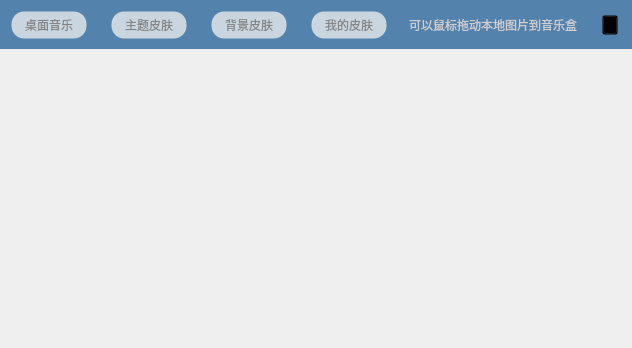
<?xml version="1.0" encoding="UTF-8"?>
<ui version="4.0">
 <class>MySkin</class>
 <widget class="QDialog" name="MySkin">
  <property name="geometry">
   <rect>
    <x>0</x>
    <y>0</y>
    <width>617</width>
    <height>348</height>
   </rect>
  </property>
  <property name="windowTitle">
   <string>Dialog</string>
  </property>
  <property name="styleSheet">
   <string notr="true">background-color:rgba(239, 239, 239,0.5);

</string>
  </property>
  <layout class="QVBoxLayout" name="verticalLayout_2">
   <property name="spacing">
    <number>0</number>
   </property>
   <property name="leftMargin">
    <number>0</number>
   </property>
   <property name="topMargin">
    <number>0</number>
   </property>
   <property name="rightMargin">
    <number>0</number>
   </property>
   <property name="bottomMargin">
    <number>0</number>
   </property>
   <item>
    <layout class="QVBoxLayout" name="verticalLayout">
     <property name="spacing">
      <number>0</number>
     </property>
     <item>
      <widget class="QWidget" name="widget_title" native="true">
       <property name="styleSheet">
        <string notr="true">#widget_title
{
background-color:#5382ac;
border:1px solid transparent;
border-bottom-color:#ebebeb;
}</string>
       </property>
       <layout class="QHBoxLayout" name="horizontalLayout">
        <property name="spacing">
         <number>20</number>
        </property>
        <item>
         <widget class="QPushButton" name="pushButton_desktopmusic">
          <property name="minimumSize">
           <size>
            <width>80</width>
            <height>32</height>
           </size>
          </property>
          <property name="maximumSize">
           <size>
            <width>80</width>
            <height>16777215</height>
           </size>
          </property>
          <property name="styleSheet">
           <string notr="true">QPushButton
{
background-color:#c9d5df;
margin:2px 2px;
border:1px solid transparent;
border-radius:13px;
font-size:12px;
color:#858585;
}
QPushButton:hover
{
background-color:#317098;
border-radius:13px;
font-weight:700;
color: #00aaff;
}
QPushButton:checked
{
background-color:#317098;
border-radius:13px;
font-weight:700;
font-size:12px;
color: #00aaff;
}</string>
          </property>
          <property name="text">
           <string>桌面音乐</string>
          </property>
         </widget>
        </item>
        <item>
         <widget class="QPushButton" name="pushButton_themeskin">
          <property name="minimumSize">
           <size>
            <width>80</width>
            <height>32</height>
           </size>
          </property>
          <property name="maximumSize">
           <size>
            <width>80</width>
            <height>16777215</height>
           </size>
          </property>
          <property name="styleSheet">
           <string notr="true">QPushButton
{
background-color:#c9d5df;
margin:2px 2px;
border:1px solid transparent;
border-radius:13px;
font-size:12px;
color:#858585;
}
QPushButton:hover
{
background-color:#317098;
border-radius:13px;
font-weight:700;
color: #00aaff;
}
QPushButton:checked
{
background-color:#317098;
border-radius:13px;
font-weight:700;
font-size:12px;
color: #00aaff;
}</string>
          </property>
          <property name="text">
           <string>主题皮肤</string>
          </property>
         </widget>
        </item>
        <item>
         <widget class="QPushButton" name="pushButton_bgskin">
          <property name="minimumSize">
           <size>
            <width>80</width>
            <height>32</height>
           </size>
          </property>
          <property name="maximumSize">
           <size>
            <width>80</width>
            <height>16777215</height>
           </size>
          </property>
          <property name="styleSheet">
           <string notr="true">QPushButton
{
background-color:#c9d5df;
margin:2px 2px;
border:1px solid transparent;
border-radius:13px;
font-size:12px;
color:#858585;
}
QPushButton:hover
{
background-color:#317098;
border-radius:13px;
font-weight:700;
color: #00aaff;
}
QPushButton:checked
{
background-color:#317098;
border-radius:13px;
font-weight:700;
font-size:12px;
color: #00aaff;
}</string>
          </property>
          <property name="text">
           <string>背景皮肤</string>
          </property>
         </widget>
        </item>
        <item>
         <widget class="QPushButton" name="pushButton_myselfskin">
          <property name="minimumSize">
           <size>
            <width>80</width>
            <height>32</height>
           </size>
          </property>
          <property name="maximumSize">
           <size>
            <width>80</width>
            <height>16777215</height>
           </size>
          </property>
          <property name="styleSheet">
           <string notr="true">QPushButton
{
background-color:#c9d5df;
margin:2px 2px;
border:1px solid transparent;
border-radius:13px;
font-size:12px;
color:#858585;
}
QPushButton:hover
{
background-color:#317098;
border-radius:13px;
font-weight:700;
color: #00aaff;
}
QPushButton:checked
{
background-color:#317098;
font-weight:700;
font-size:12px;
color: #00aaff;
}</string>
          </property>
          <property name="text">
           <string>我的皮肤</string>
          </property>
         </widget>
        </item>
        <item>
         <widget class="QLabel" name="label_prompt">
          <property name="minimumSize">
           <size>
            <width>0</width>
            <height>32</height>
           </size>
          </property>
          <property name="maximumSize">
           <size>
            <width>16777215</width>
            <height>32</height>
           </size>
          </property>
          <property name="styleSheet">
           <string notr="true">QLabel
{
color:#cecece;
background-color:#5382ac;
}</string>
          </property>
          <property name="text">
           <string>可以鼠标拖动本地图片到音乐盒</string>
          </property>
          <property name="alignment">
           <set>Qt::AlignRight|Qt::AlignTrailing|Qt::AlignVCenter</set>
          </property>
         </widget>
        </item>
        <item>
         <widget class="QPushButton" name="pushButton_close">
          <property name="minimumSize">
           <size>
            <width>26</width>
            <height>26</height>
           </size>
          </property>
          <property name="maximumSize">
           <size>
            <width>30</width>
            <height>30</height>
           </size>
          </property>
          <property name="styleSheet">
           <string notr="true">QPushButton
{
margin:5px;
background-color: transparent;
border-image: url(:/images/icon/close3.png);
}

QPushButton:hover
{
border-image: url(:/images/icon/closehover.png);
border: 1px solid #3C80B1;
}</string>
          </property>
          <property name="text">
           <string/>
          </property>
         </widget>
        </item>
       </layout>
      </widget>
     </item>
     <item>
      <widget class="QStackedWidget" name="stackedWidget_skin">
       <property name="currentIndex">
        <number>0</number>
       </property>
       <widget class="QWidget" name="page_musicdesktop">
        <layout class="QHBoxLayout" name="horizontalLayout_2">
         <property name="spacing">
          <number>0</number>
         </property>
         <property name="leftMargin">
          <number>0</number>
         </property>
         <property name="topMargin">
          <number>0</number>
         </property>
         <property name="rightMargin">
          <number>0</number>
         </property>
         <property name="bottomMargin">
          <number>0</number>
         </property>
         <item>
          <widget class="QListWidget" name="listWidget_desktop">
           <property name="styleSheet">
            <string notr="true">QListWidget
{
border:none;
}

QListWidget::item
{
margin-left:10px;
margin-top:10px;
}

QListWidget::item:hover
{

}

QListWidget::item:selected
{
border:none;
}</string>
           </property>
           <property name="flow">
            <enum>QListView::LeftToRight</enum>
           </property>
           <property name="resizeMode">
            <enum>QListView::Fixed</enum>
           </property>
          </widget>
         </item>
        </layout>
       </widget>
       <widget class="QWidget" name="page_themeskin">
        <layout class="QHBoxLayout" name="horizontalLayout_3">
         <property name="spacing">
          <number>0</number>
         </property>
         <property name="leftMargin">
          <number>0</number>
         </property>
         <property name="topMargin">
          <number>0</number>
         </property>
         <property name="rightMargin">
          <number>0</number>
         </property>
         <property name="bottomMargin">
          <number>0</number>
         </property>
         <item>
          <widget class="QListWidget" name="listWidget_zhuti">
           <property name="styleSheet">
            <string notr="true">QListWidget
{
border:none;
}

QListWidget::item
{
margin:10px;
}

QListWidget::item:hover
{

}

QListWidget::item:selected
{
border:none;
}</string>
           </property>
          </widget>
         </item>
        </layout>
       </widget>
       <widget class="QWidget" name="page_backgroundskin">
        <layout class="QHBoxLayout" name="horizontalLayout_4">
         <property name="spacing">
          <number>0</number>
         </property>
         <property name="leftMargin">
          <number>0</number>
         </property>
         <property name="topMargin">
          <number>0</number>
         </property>
         <property name="rightMargin">
          <number>0</number>
         </property>
         <property name="bottomMargin">
          <number>0</number>
         </property>
         <item>
          <widget class="QListWidget" name="listWidget_yuzhi">
           <property name="styleSheet">
            <string notr="true">QListWidget
{
border:none;
}

QListWidget::item
{
margin:10px;
}

QListWidget::item:hover
{

}

QListWidget::item:selected
{
border:none;
}</string>
           </property>
          </widget>
         </item>
        </layout>
       </widget>
       <widget class="QWidget" name="page_myselfskin">
        <layout class="QHBoxLayout" name="horizontalLayout_5">
         <property name="spacing">
          <number>0</number>
         </property>
         <property name="leftMargin">
          <number>0</number>
         </property>
         <property name="topMargin">
          <number>0</number>
         </property>
         <property name="rightMargin">
          <number>0</number>
         </property>
         <property name="bottomMargin">
          <number>0</number>
         </property>
         <item>
          <widget class="QListWidget" name="listWidget_custom">
           <property name="styleSheet">
            <string notr="true">QListWidget
{
border:none;
}

QListWidget::item
{
margin:10px;
}

QListWidget::item:hover
{

}

QListWidget::item:selected
{
border:none;
}</string>
           </property>
          </widget>
         </item>
        </layout>
       </widget>
      </widget>
     </item>
    </layout>
   </item>
  </layout>
 </widget>
 <resources/>
 <connections/>
</ui>
